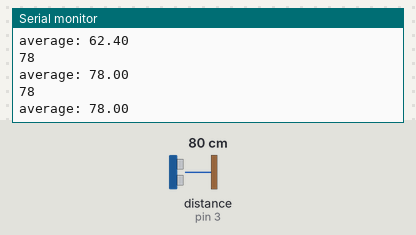
The sketch below on a simulated Arduino Uno, built with avr-gcc and run on an emulated ATmega328P. On the bench: the last lines printed to the serial monitor. Wiring (inferred from the names in the program): ultrasonic range finder: trigger pin 2; echo pin 3. Inputs (shaded band) come from the test bench; at power-on: distance to the obstacle (sensor on pin 3) 80 cm. The echo pulse lasts 58.3 µs per cm.

Above: at 1.2 s.
1.3 s: distance to the obstacle (sensor on pin 3) set to 35 cm
At 1.6 s:
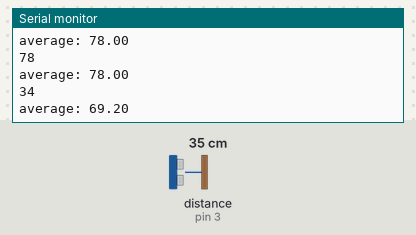
4.3 s: distance to the obstacle (sensor on pin 3) set to 2 cm
At 4.45 s:
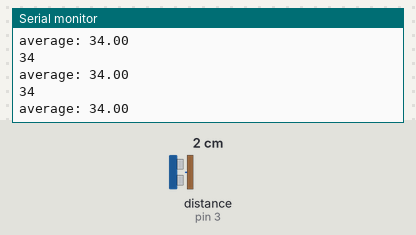
Timing chart, 0 to 7.3 s (numbered marks = the images above; inputs shaded):
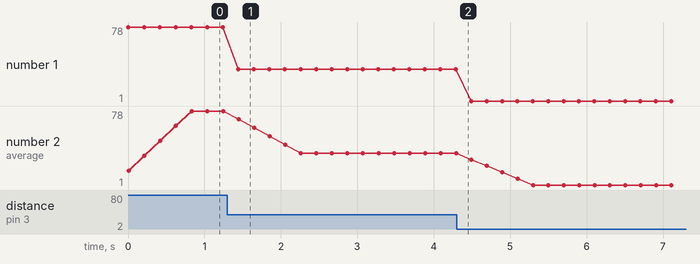

The sketch:

sketch_sep14a.ino
```cpp
#define SIZE 5

float num[SIZE + 1] = { 0, };
float prev_avg;

int trigPin = 2;
int echoPin = 3;

float mov_avg_filter(float prev_avg, float sample)
{
  float avg = 0.0;

  num[SIZE] = sample;

  avg = prev_avg + num[SIZE] / SIZE - num[0] / SIZE;

  for (int i = 0; i < SIZE; i++)
    num[i] = num[i + 1];

  num[SIZE] = 0.0;

  return avg;
}

void setup() {
  pinMode(echoPin, INPUT);
  pinMode(trigPin, OUTPUT);
  Serial.begin(9600);
}

void loop() {
  long duration;
  long distance;

  digitalWrite(trigPin, LOW);
  delayMicroseconds(2);

  digitalWrite(trigPin, HIGH);
  delayMicroseconds(10);
  digitalWrite(trigPin, LOW);

  duration = pulseIn(echoPin, HIGH);

  distance = duration * 0.034 / 2;
  Serial.println(distance);
  prev_avg = mov_avg_filter(prev_avg, distance);

  Serial.print("average: ");
  Serial.println(prev_avg);

  delay(200);
}
```

Measured:
- after the input at 1.3 s, the serial monitor: prints a new line after 0.14 s (image 1)
- plotted number 1: 78 → 34 after the input at 1.3 s, 34 → 1 after the input at 4.3 s
- plotted number 2: 78 → 34 after the input at 1.3 s, 34 → 1 after the input at 4.3 s
